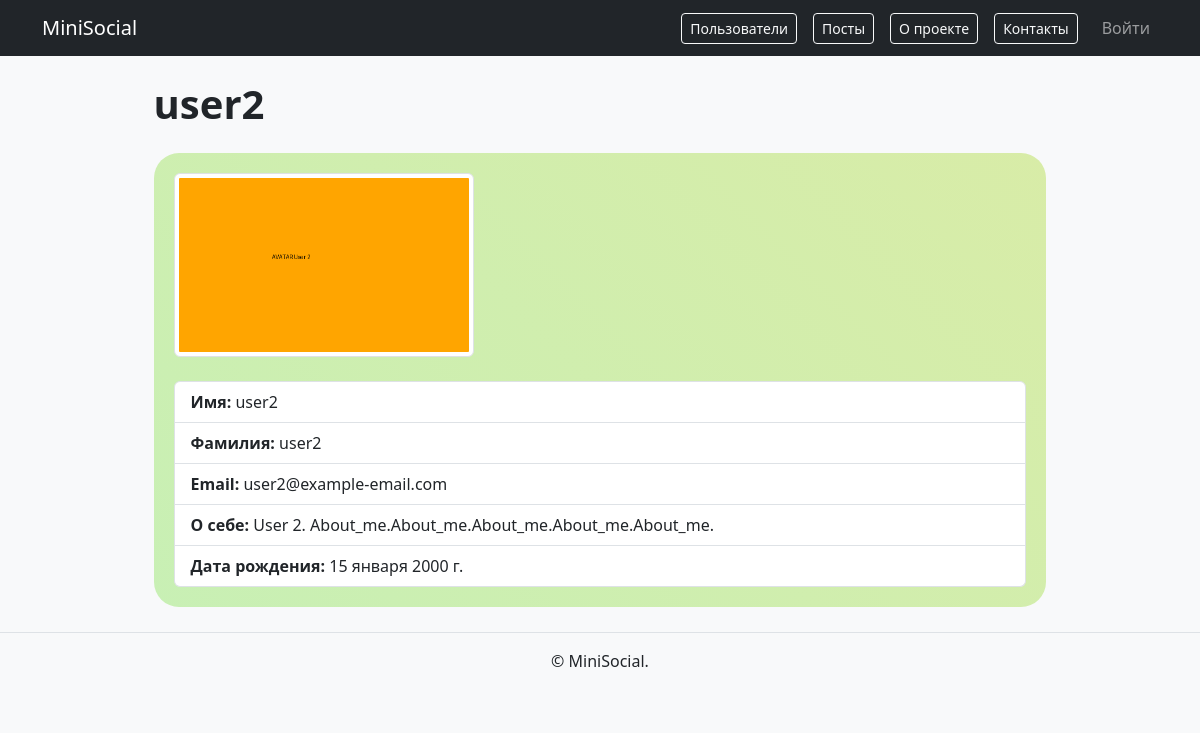
Page /users/profile/user2/ on the committed database.
### users/models.py (models this page shows, shortened)
class CustomUser(AbstractUser):
    email = models.EmailField(max_length=254, verbose_name="Почта", unique=True)
    username = models.CharField(max_length=150, verbose_name="Логин", unique=True)
    avatar = models.ImageField(verbose_name="Аватар", blank=True, null=True, upload_to='avatars/')
    bio = models.TextField(max_length=500, verbose_name="О себе", blank=True, null=True)
    date_of_birth = models.DateField(verbose_name="Дата рождения", blank=True, null=True)
    class Meta:
        ordering = ("pk", "username")
        verbose_name = "Пользователь"
        verbose_name_plural = "Пользователи"

### users/views.py (the view)
# urls.py: path('profile/<str:username>/', views.ProfileView.as_view(), name='profile'),
class ProfileView(DetailView):
    model = CustomUser
    template_name = "users/profile.html"
    context_object_name = "profile_user"
    slug_field = "username"
    slug_url_kwarg = "username"

### templates/users/profile.html (shortened to what this page needs)
{% extends "base.html" %}
{% block content %}
  <h1 class="frame_width">
    <b>
      {{ profile_user.username }}
    </b>
  </h1>
<article class="additional_design frame_width gradient_posts">
  {% if profile_user.avatar %}
    <img src="{{ profile_user.avatar.url }}" alt="Аватар" class="img-thumbnail" style="max-width: 300px;">
  {% else %}
    <p>Аватар не загружен.</p>
  {% endif %}
  <br>
  <br>
  <ul class="list-group">
    <li class="list-group-item">
        <strong>
          Имя:
        </strong>
      {{ profile_user.first_name|default:"—" }}
    </li>
    <li class="list-group-item">
        <strong>
          Фамилия:
        </strong>
      {{ profile_user.last_name|default:"—" }}
    </li>
    <li class="list-group-item">
        <strong>
          Email:
        </strong>
      {{ profile_user.email|default:"—" }}
    </li>
    {% if profile_user.bio %}
      <li class="list-group-item"><strong>О себе:</strong> {{ profile_user.bio|linebreaksbr }}</li>
    {% endif %}
    {% if profile_user.date_of_birth %}
      <li class="list-group-item"><strong>Дата рождения:</strong> {{ profile_user.date_of_birth }}</li>
    {% endif %}
  </ul>
</article>
{% endblock %}

### static/css/additional_design.css (style rules this page uses)
.additional_design { border-radius: 25px; padding: 20px 20px 20px 20px; margin: 3px 10% 25px 10%; }
.frame_width { width: 80%; margin: 3px 10% 25px 10%; }
.gradient_posts { background: linear-gradient(45deg, #5fec746b, #f8cb0471); background-size: 400% 400%; animation: gradient-change 7s ease infinite; }

### rows in the picture
CustomUser: username "user2", avatar (picture), first_name "user2", last_name "user2", email "user2@example-email.com", bio "User 2. About_me.About_me.About_me.About_me.About_me.", date_of_birth "15 января 2000 г."
